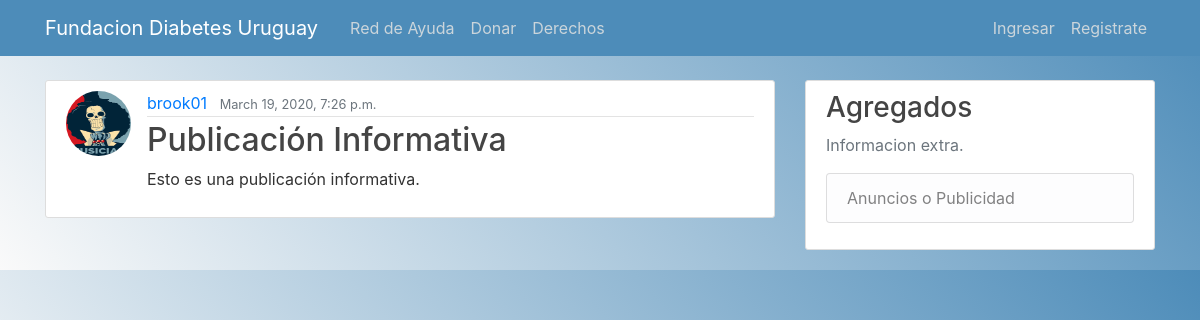
Page /post/23/ on the earlier database version.
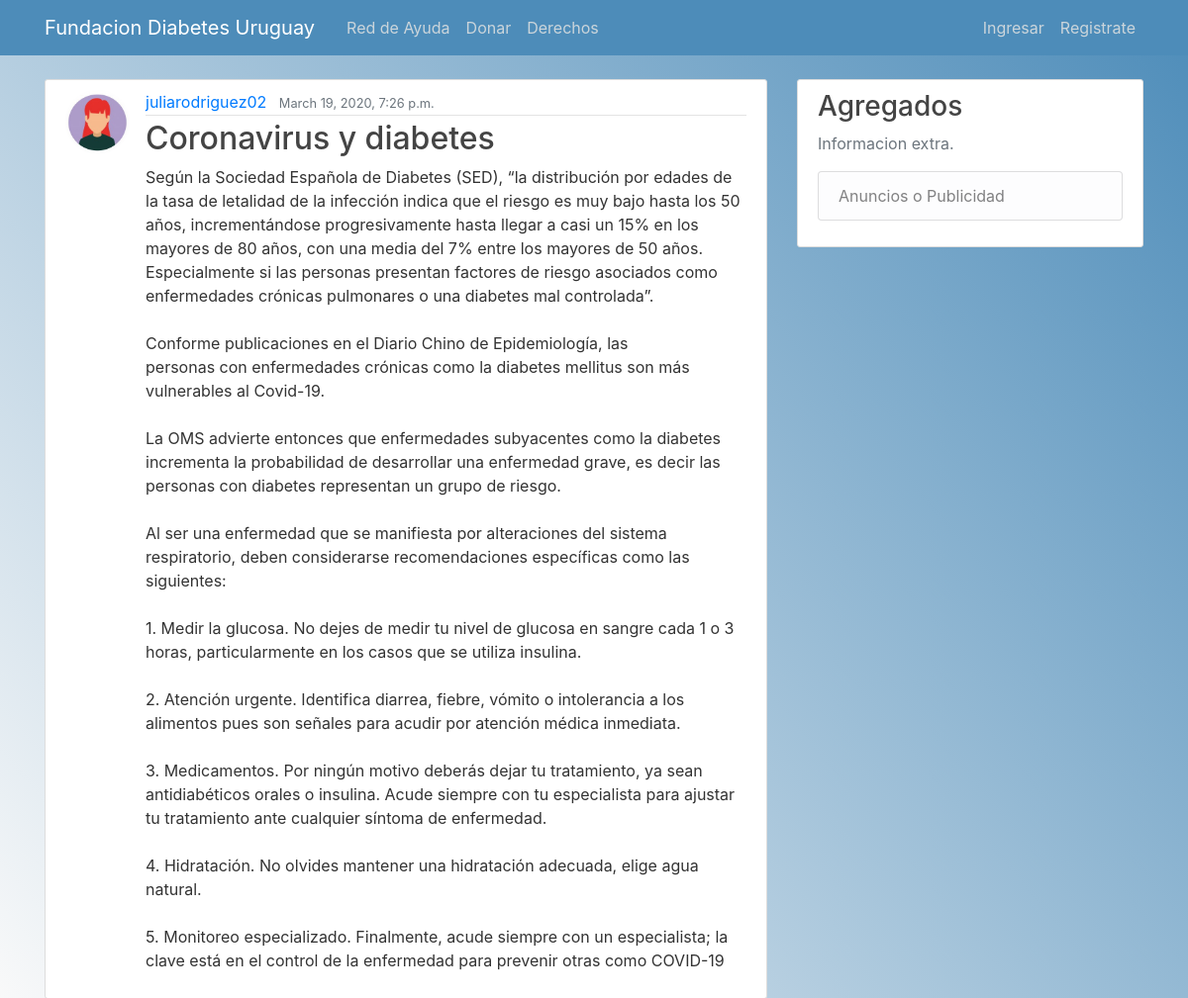
Same page on the later database version.
### blog/models.py (models this page shows, shortened)
class Post(models.Model):
    title = models.CharField(max_length=100)
    content = models.TextField()
    date_posted = models.DateTimeField(default=timezone.now)
    author = models.ForeignKey(User, on_delete=models.CASCADE)

### users/models.py (models this page shows, shortened)
class Profile(models.Model):
    user = models.OneToOneField(User, on_delete=models.CASCADE)
    image = models.ImageField(default="default.jpg", upload_to="profile_pics")

### blog/views.py (the view)
# urls.py: path('post/<int:pk>/', PostDetailView.as_view(), name="post-detail"),
class PostDetailView(DetailView):
    model = Post

### blog/templates/blog/post_detail.html (shortened to what this page needs)
{% extends "blog/base.html" %}
{% block content %}
<article class="media content-section">
  <img class="rounded-circle article-img" src="{{ object.author.profile.image.url }}">
  <div class="media-body">
    <div class="article-metadata">
      <a class="mr-2" href="{% url 'user-posts' object.author.username %}">{{ object.author }}</a>
      <small class="text-muted">{{ object.date_posted }}</small>
    </div>
    <h2 class="article-title">{{ object.title }}</h2>
    <p class="article-content">{{ object.content }}</p>
  </div>
</article>
{% endblock content %}

Differences in the rows shown:
changed Post: author.profile.image: a different picture; author "brook01" → "juliarodriguez02"; title "Publicación Informativa" → "Coronavirus y diabetes"; content "Esto es una publicación informativa." → "Según la Sociedad Española de Diabetes (SED), “la distribución por edades de la tasa de letalidad de la infección indica que el riesgo es muy bajo hasta los 50 años, incrementándose progresivamente hasta llegar a casi un 15% en los mayores de 80 años, con una media del 7% entre los mayores de 50 años. Especialmente si las personas presentan factores de riesgo asociados como enfermedades crónicas pulmonares o una diabetes mal controlada”. Conforme publicaciones en el Diario Chino de Epidemiología, las personas con enfermedades crónicas como la diabetes mellitus son más vulnerables al Covid-19. La OMS advierte entonces que enfermedades subyacentes como la diabetes incrementa la probabilidad…"
